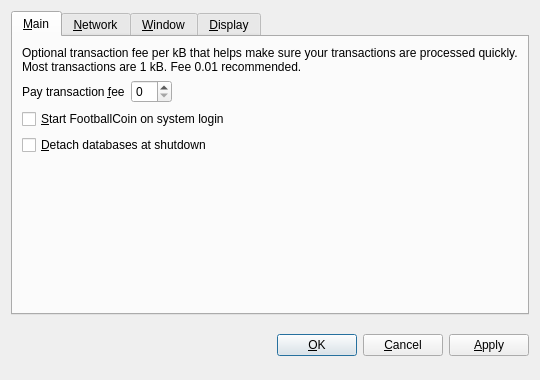
<?xml version="1.0" encoding="UTF-8"?>
<ui version="4.0">
 <class>OptionsDialog</class>
 <widget class="QDialog" name="OptionsDialog">
  <property name="geometry">
   <rect>
    <x>0</x>
    <y>0</y>
    <width>540</width>
    <height>380</height>
   </rect>
  </property>
  <property name="windowTitle">
   <string>Options</string>
  </property>
  <property name="modal">
   <bool>true</bool>
  </property>
  <layout class="QVBoxLayout" name="verticalLayout">
   <item>
    <widget class="QTabWidget" name="tabWidget">
     <property name="tabPosition">
      <enum>QTabWidget::North</enum>
     </property>
     <property name="currentIndex">
      <number>0</number>
     </property>
     <widget class="QWidget" name="tabMain">
      <attribute name="title">
       <string>&amp;Main</string>
      </attribute>
      <layout class="QVBoxLayout" name="verticalLayout_Main">
       <item>
        <widget class="QLabel" name="transactionFeeInfoLabel">
         <property name="text">
          <string>Optional transaction fee per kB that helps make sure your transactions are processed quickly. Most transactions are 1 kB. Fee 0.01 recommended.</string>
         </property>
         <property name="textFormat">
          <enum>Qt::PlainText</enum>
         </property>
         <property name="wordWrap">
          <bool>true</bool>
         </property>
        </widget>
       </item>
       <item>
        <layout class="QHBoxLayout" name="horizontalLayout_Main">
         <item>
          <widget class="QLabel" name="transactionFeeLabel">
           <property name="text">
            <string>Pay transaction &amp;fee</string>
           </property>
           <property name="textFormat">
            <enum>Qt::PlainText</enum>
           </property>
           <property name="buddy">
            <cstring>transactionFee</cstring>
           </property>
          </widget>
         </item>
         <item>
          <widget class="BitcoinAmountField" name="transactionFee"/>
         </item>
         <item>
          <spacer name="horizontalSpacer_Main">
           <property name="orientation">
            <enum>Qt::Horizontal</enum>
           </property>
           <property name="sizeHint" stdset="0">
            <size>
             <width>40</width>
             <height>20</height>
            </size>
           </property>
          </spacer>
         </item>
        </layout>
       </item>
       <item>
        <widget class="QCheckBox" name="bitcoinAtStartup">
         <property name="toolTip">
          <string>Automatically start FootballCoin after logging in to the system.</string>
         </property>
         <property name="text">
          <string>&amp;Start FootballCoin on system login</string>
         </property>
        </widget>
       </item>
       <item>
        <widget class="QCheckBox" name="detachDatabases">
         <property name="toolTip">
          <string>Detach block and address databases at shutdown. This means they can be moved to another data directory, but it slows down shutdown. The wallet is always detached.</string>
         </property>
         <property name="text">
          <string>&amp;Detach databases at shutdown</string>
         </property>
        </widget>
       </item>
       <item>
        <spacer name="verticalSpacer_Main">
         <property name="orientation">
          <enum>Qt::Vertical</enum>
         </property>
         <property name="sizeHint" stdset="0">
          <size>
           <width>20</width>
           <height>40</height>
          </size>
         </property>
        </spacer>
       </item>
      </layout>
     </widget>
     <widget class="QWidget" name="tabNetwork">
      <attribute name="title">
       <string>&amp;Network</string>
      </attribute>
      <layout class="QVBoxLayout" name="verticalLayout_Network">
       <item>
        <widget class="QCheckBox" name="mapPortUpnp">
         <property name="toolTip">
          <string>Automatically open the FootballCoin client port on the router. This only works when your router supports UPnP and it is enabled.</string>
         </property>
         <property name="text">
          <string>Map port using &amp;UPnP</string>
         </property>
        </widget>
       </item>
       <item>
        <widget class="QCheckBox" name="connectSocks">
         <property name="toolTip">
          <string>Connect to the FootballCoin network through a SOCKS proxy (e.g. when connecting through Tor).</string>
         </property>
         <property name="text">
          <string>&amp;Connect through SOCKS proxy:</string>
         </property>
        </widget>
       </item>
       <item>
        <layout class="QHBoxLayout" name="horizontalLayout_Network">
         <item>
          <widget class="QLabel" name="proxyIpLabel">
           <property name="text">
            <string>Proxy &amp;IP:</string>
           </property>
           <property name="textFormat">
            <enum>Qt::PlainText</enum>
           </property>
           <property name="buddy">
            <cstring>proxyIp</cstring>
           </property>
          </widget>
         </item>
         <item>
          <widget class="QValidatedLineEdit" name="proxyIp">
           <property name="maximumSize">
            <size>
             <width>140</width>
             <height>16777215</height>
            </size>
           </property>
           <property name="toolTip">
            <string>IP address of the proxy (e.g. 127.0.0.1)</string>
           </property>
          </widget>
         </item>
         <item>
          <widget class="QLabel" name="proxyPortLabel">
           <property name="text">
            <string>&amp;Port:</string>
           </property>
           <property name="textFormat">
            <enum>Qt::PlainText</enum>
           </property>
           <property name="buddy">
            <cstring>proxyPort</cstring>
           </property>
          </widget>
         </item>
         <item>
          <widget class="QLineEdit" name="proxyPort">
           <property name="maximumSize">
            <size>
             <width>55</width>
             <height>16777215</height>
            </size>
           </property>
           <property name="toolTip">
            <string>Port of the proxy (e.g. 9050)</string>
           </property>
          </widget>
         </item>
         <item>
          <widget class="QLabel" name="socksVersionLabel">
           <property name="text">
            <string>SOCKS &amp;Version:</string>
           </property>
           <property name="textFormat">
            <enum>Qt::PlainText</enum>
           </property>
           <property name="buddy">
            <cstring>socksVersion</cstring>
           </property>
          </widget>
         </item>
         <item>
          <widget class="QValueComboBox" name="socksVersion">
           <property name="toolTip">
            <string>SOCKS version of the proxy (e.g. 5)</string>
           </property>
          </widget>
         </item>
         <item>
          <spacer name="horizontalSpacer_Network">
           <property name="orientation">
            <enum>Qt::Horizontal</enum>
           </property>
           <property name="sizeHint" stdset="0">
            <size>
             <width>40</width>
             <height>20</height>
            </size>
           </property>
          </spacer>
         </item>
        </layout>
       </item>
       <item>
        <spacer name="verticalSpacer_Network">
         <property name="orientation">
          <enum>Qt::Vertical</enum>
         </property>
         <property name="sizeHint" stdset="0">
          <size>
           <width>20</width>
           <height>40</height>
          </size>
         </property>
        </spacer>
       </item>
      </layout>
     </widget>
     <widget class="QWidget" name="tabWindow">
      <attribute name="title">
       <string>&amp;Window</string>
      </attribute>
      <layout class="QVBoxLayout" name="verticalLayout_Window">
       <item>
        <widget class="QCheckBox" name="minimizeToTray">
         <property name="toolTip">
          <string>Show only a tray icon after minimizing the window.</string>
         </property>
         <property name="text">
          <string>&amp;Minimize to the tray instead of the taskbar</string>
         </property>
        </widget>
       </item>
       <item>
        <widget class="QCheckBox" name="minimizeOnClose">
         <property name="toolTip">
          <string>Minimize instead of exit the application when the window is closed. When this option is enabled, the application will be closed only after selecting Quit in the menu.</string>
         </property>
         <property name="text">
          <string>M&amp;inimize on close</string>
         </property>
        </widget>
       </item>
       <item>
        <spacer name="verticalSpacer_Window">
         <property name="orientation">
          <enum>Qt::Vertical</enum>
         </property>
         <property name="sizeHint" stdset="0">
          <size>
           <width>20</width>
           <height>40</height>
          </size>
         </property>
        </spacer>
       </item>
      </layout>
     </widget>
     <widget class="QWidget" name="tabDisplay">
      <attribute name="title">
       <string>&amp;Display</string>
      </attribute>
      <layout class="QVBoxLayout" name="verticalLayout_Display">
       <item>
        <layout class="QHBoxLayout" name="horizontalLayout_1_Display">
         <item>
          <widget class="QLabel" name="langLabel">
           <property name="text">
            <string>User Interface &amp;language:</string>
           </property>
           <property name="textFormat">
            <enum>Qt::PlainText</enum>
           </property>
           <property name="buddy">
            <cstring>lang</cstring>
           </property>
          </widget>
         </item>
         <item>
          <widget class="QValueComboBox" name="lang">
           <property name="toolTip">
            <string>The user interface language can be set here. This setting will take effect after restarting FootballCoin.</string>
           </property>
          </widget>
         </item>
        </layout>
       </item>
       <item>
        <layout class="QHBoxLayout" name="horizontalLayout_2_Display">
         <item>
          <widget class="QLabel" name="unitLabel">
           <property name="text">
            <string>&amp;Unit to show amounts in:</string>
           </property>
           <property name="textFormat">
            <enum>Qt::PlainText</enum>
           </property>
           <property name="buddy">
            <cstring>unit</cstring>
           </property>
          </widget>
         </item>
         <item>
          <widget class="QValueComboBox" name="unit">
           <property name="toolTip">
            <string>Choose the default subdivision unit to show in the interface and when sending coins.</string>
           </property>
          </widget>
         </item>
        </layout>
       </item>
       <item>
        <widget class="QCheckBox" name="displayAddresses">
         <property name="toolTip">
          <string>Whether to show FootballCoin addresses in the transaction list or not.</string>
         </property>
         <property name="text">
          <string>&amp;Display addresses in transaction list</string>
         </property>
        </widget>
       </item>
       <item>
        <spacer name="verticalSpacer_Display">
         <property name="orientation">
          <enum>Qt::Vertical</enum>
         </property>
         <property name="sizeHint" stdset="0">
          <size>
           <width>20</width>
           <height>40</height>
          </size>
         </property>
        </spacer>
       </item>
      </layout>
     </widget>
    </widget>
   </item>
   <item>
    <layout class="QHBoxLayout" name="horizontalLayout_Buttons">
     <item>
      <spacer name="horizontalSpacer_1">
       <property name="orientation">
        <enum>Qt::Horizontal</enum>
       </property>
       <property name="sizeHint" stdset="0">
        <size>
         <width>40</width>
         <height>48</height>
        </size>
       </property>
      </spacer>
     </item>
     <item>
      <widget class="QLabel" name="statusLabel">
       <property name="font">
        <font>
         <weight>75</weight>
         <bold>true</bold>
        </font>
       </property>
       <property name="text">
        <string/>
       </property>
       <property name="textFormat">
        <enum>Qt::PlainText</enum>
       </property>
       <property name="wordWrap">
        <bool>true</bool>
       </property>
      </widget>
     </item>
     <item>
      <spacer name="horizontalSpacer_2">
       <property name="orientation">
        <enum>Qt::Horizontal</enum>
       </property>
       <property name="sizeHint" stdset="0">
        <size>
         <width>40</width>
         <height>48</height>
        </size>
       </property>
      </spacer>
     </item>
     <item>
      <widget class="QPushButton" name="okButton">
       <property name="text">
        <string>&amp;OK</string>
       </property>
      </widget>
     </item>
     <item>
      <widget class="QPushButton" name="cancelButton">
       <property name="text">
        <string>&amp;Cancel</string>
       </property>
       <property name="autoDefault">
        <bool>false</bool>
       </property>
      </widget>
     </item>
     <item>
      <widget class="QPushButton" name="applyButton">
       <property name="text">
        <string>&amp;Apply</string>
       </property>
       <property name="autoDefault">
        <bool>false</bool>
       </property>
      </widget>
     </item>
    </layout>
   </item>
  </layout>
 </widget>
 <customwidgets>
  <customwidget>
   <class>BitcoinAmountField</class>
   <extends>QSpinBox</extends>
   <header>bitcoinamountfield.h</header>
  </customwidget>
  <customwidget>
   <class>QValueComboBox</class>
   <extends>QComboBox</extends>
   <header>qvaluecombobox.h</header>
  </customwidget>
  <customwidget>
   <class>QValidatedLineEdit</class>
   <extends>QLineEdit</extends>
   <header>qvalidatedlineedit.h</header>
  </customwidget>
 </customwidgets>
 <resources/>
 <connections/>
</ui>
